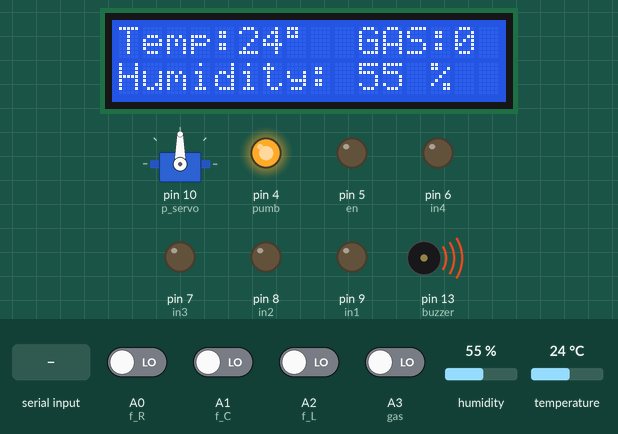
Recording of a sketch running on a simulated Arduino Uno, built with avr-gcc and run on an emulated ATmega328P. Shown: servo, 16×2 character LCD, output pins drawn as LEDs (lit = HIGH), buzzer (waves = sounding, pin HIGH). Dashed ring = blinking. Inputs (shaded band) come from the test bench; at power-on: A0 (f_R), A1 (f_C), A2 (f_L), A3 (gas) LOW, humidity 55 %, temperature 24 °C. The modem accepts every AT command (registered, SIM ready, sends succeed) and sends nothing else.

Above: at 2.3 s.
2.4 s: "u" received over Serial
At 7.5 s:
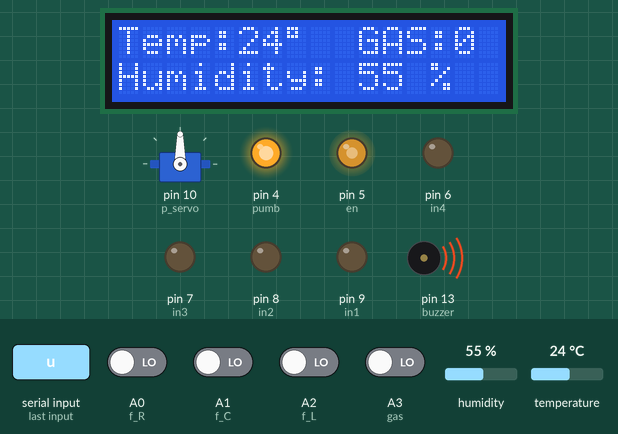
8.3 s: A2 (f_L) driven HIGH
At 10.2 s:
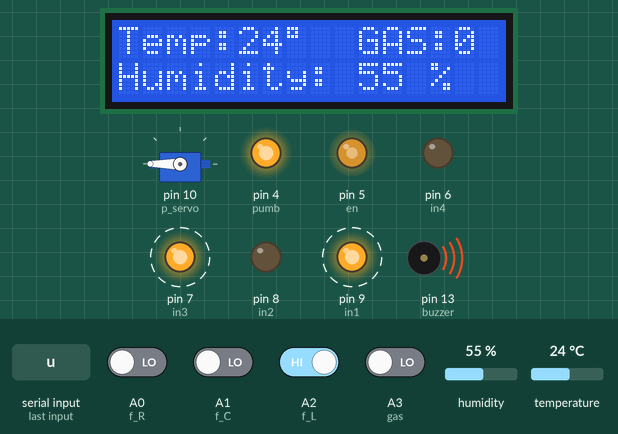
17.5 s: A0 (f_R) driven HIGH
At 19.4 s:
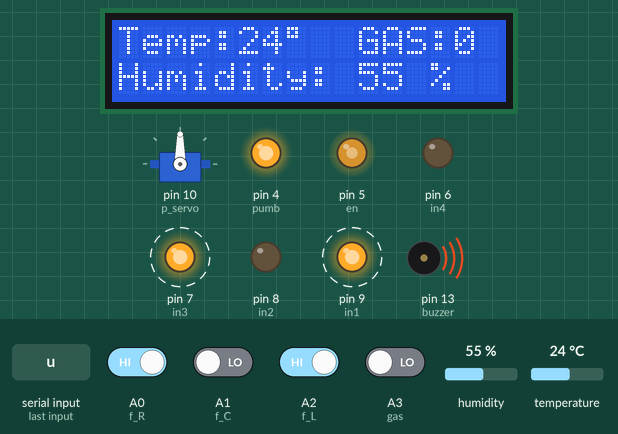
25.2 s: A1 (f_C) driven HIGH
At 26.5 s:
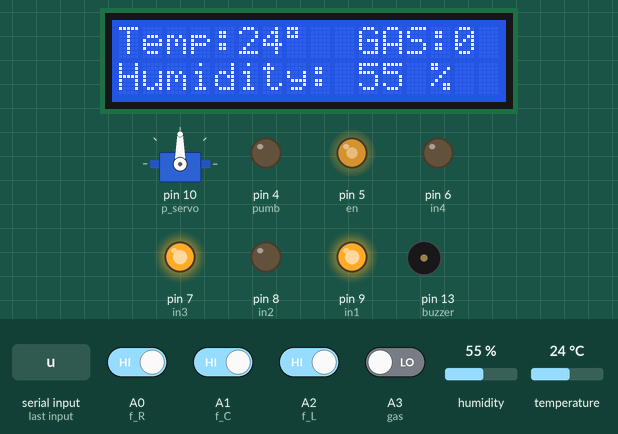
27.3 s: "r" received over Serial
At 28.6 s:
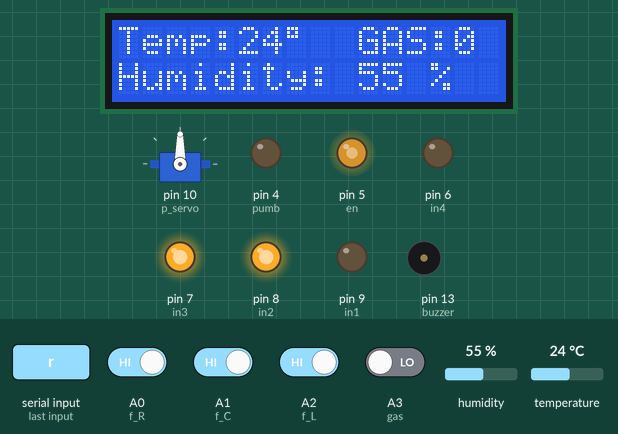
28.9 s: "d" received over Serial
At 29.9 s:
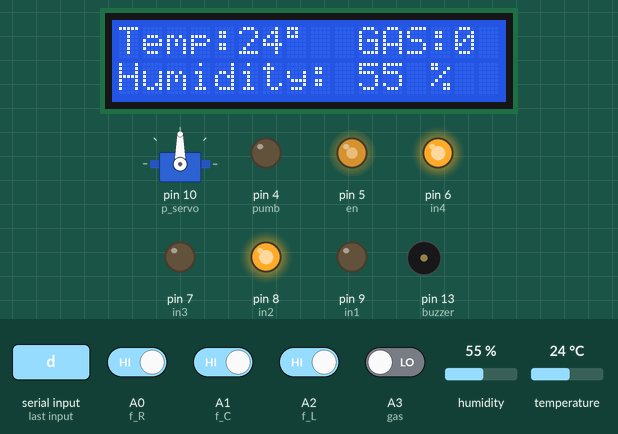
Timing chart, 0 to 31.5 s (numbered marks = the images above; inputs shaded):
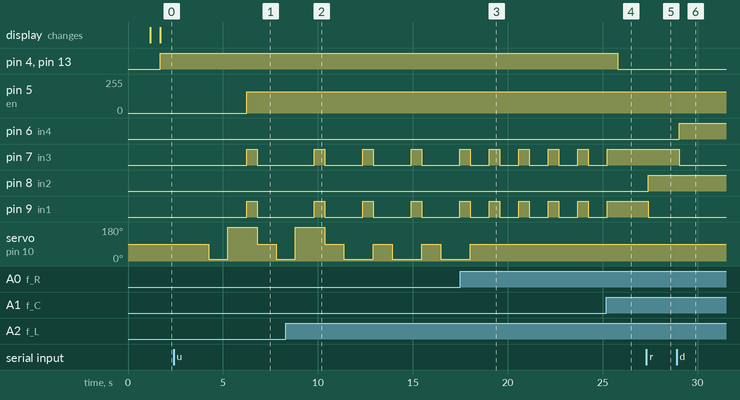

The sketch:

fire_Truc.ino
```cpp
#include <Servo.h>
Servo p_servo;

#include <Wire.h>
#include <LiquidCrystal_I2C.h>

LiquidCrystal_I2C lcd(0x20, 16, 2);  // by frank de Brabander
#include <DHT11.h>                   // by Dhruba saha
DHT11 dht11(11);
#include <SoftwareSerial.h>
SoftwareSerial gsm(3, 2);

#define en 5   // speed
#define in1 9  // R
#define in2 8  // R
#define in3 7  // L
#define in4 6  // L
#define buzzer 13
#define pumb 4

#define f_L A2
#define f_C A1
#define f_R A0
#define gas A3


int speed = 160;
unsigned long last;
int temperature = 0;
int humidity = 0;

int sens_R, sens_C, sens_L;
char incom = 'z';
uint8_t detict = LOW;
uint8_t no_detict = HIGH;
uint8_t ON = HIGH;
uint8_t OFF = LOW;
bool msg = true;
int gas_r=0;
void setup() {
  Serial.begin(9600);
  gsm.begin(9600);
  p_servo.attach(10);
  p_servo.write(90);

  pinMode(in1, OUTPUT);
  pinMode(in2, OUTPUT);
  pinMode(in3, OUTPUT);
  pinMode(in4, OUTPUT);
  pinMode(en, OUTPUT);
  pinMode(buzzer, OUTPUT);
  pinMode(pumb, OUTPUT);

  pinMode(f_L, INPUT);
  pinMode(f_C, INPUT);
  pinMode(f_R, INPUT);
  pinMode(gas, INPUT);


  lcd.init();
  lcd.init();
  lcd.backlight();
  lcd.setCursor(3, 0);
  lcd.print("FIRE TRUCK");
  delay(1000);
  lcd.clear();
}


void loop() {

  if (Serial.available() > 0) {
    incom = Serial.read();


  }  // end serial
  if (incom == 'u') {
    forward();
  }
  //--------------------------------

  else if (incom == 'r') {
    right();
  }
  //--------------------------------

  else if (incom == 'd') {
    back();
  }
  //--------------------------------

  else if (incom == 'l') {
    left();
  } else if (incom == 's') {
    stop();
  }
  //--------------------------------

  temp_hum();  // ead temp and humid
  read_sens();
  if (sens_C == detict) {

    stop();
    digitalWrite(buzzer, HIGH);
    p_servo.write(90);
    digitalWrite(pumb, ON);
    if (msg) {
      send_message();
      msg = false;
    }
    delay(1000);
  }
  if (sens_R == detict) {
    stop();
    p_servo.write(10);
    digitalWrite(buzzer, HIGH);
    digitalWrite(pumb, ON);
    if (msg) {
      send_message();
      msg = false;
    }
    delay(1000);
  }
  if (sens_L == detict) {
    stop();
    digitalWrite(buzzer, HIGH);
    p_servo.write(180);
    digitalWrite(pumb, ON);
    if (msg) {
      send_message();
      msg = false;
    }
    delay(1000);
  }
  if (sens_C == no_detict && sens_R == no_detict && sens_L == no_detict) {
    digitalWrite(buzzer, LOW);
    digitalWrite(pumb, OFF);
    if (!msg) {

      msg = true;
    }
  }

}  // end loop

void read_sens() {
  sens_R = digitalRead(f_R);
  sens_C = digitalRead(f_C);
  sens_L = digitalRead(f_L);
  gas_r= digitalRead(gas);
}
void temp_hum() {

  int result = dht11.readTemperatureHumidity(temperature, humidity);
  if (result == 0) {
    // lcd
    if (millis() - last >= 1000) {
      last = millis();
      screen(temperature, humidity);
    }
  }
}

void forward() {
  analogWrite(en, speed);
  digitalWrite(in1, HIGH);
  digitalWrite(in2, LOW);
  digitalWrite(in3, HIGH);
  digitalWrite(in4, LOW);
}
void back() {
  analogWrite(en, speed);
  digitalWrite(in1, LOW);
  digitalWrite(in2, HIGH);
  digitalWrite(in3, LOW);
  digitalWrite(in4, HIGH);
}
void right() {
  analogWrite(en, speed);
  digitalWrite(in1, LOW);
  digitalWrite(in2, HIGH);
  digitalWrite(in3, HIGH);
  digitalWrite(in4, LOW);
}
void left() {
  analogWrite(en, speed);
  digitalWrite(in1, HIGH);
  digitalWrite(in2, LOW);
  digitalWrite(in3, LOW);
  digitalWrite(in4, HIGH);
}
void stop() {
  digitalWrite(in1, LOW);
  digitalWrite(in2, LOW);
  digitalWrite(in3, LOW);
  digitalWrite(in4, LOW);
}

void send_message() {

  gsm.println("AT+CMGF=1");
  delay(500);
  gsm.println("AT+CMGS=\"+201093978618\"\r");
  delay(500);
  gsm.print("Warning! Fire detected!");
  delay(500);
  gsm.write(26);
}

void screen(int t, int h) {
  lcd.clear();
  lcd.setCursor(0, 0);
  lcd.print("Temp:");
  lcd.setCursor(5, 0);
  lcd.print(t);
  lcd.write(223);
  lcd.setCursor(10, 0);
  lcd.print("GAS:");
  lcd.print(gas_r);
  lcd.setCursor(0, 1);
  lcd.print("Humidity:");
  lcd.setCursor(10, 1);
  lcd.print(h);
  lcd.print(" %");
}
```

Measured:
- after the input at 2.4 s, pin 5 (en): 0/255 → 160/255 after 3.9 s; pin 7 (in3), pin 9 (in1): LOW → HIGH after 3.9 s, → LOW 0.55 s later
- after the input at 8.3 s, pin 7 (in3), pin 9 (in1): alternates HIGH for 0.55 s and LOW for 2.0 s, starting after 4.1 s
- after the input at 17.5 s, pin 7 (in3), pin 9 (in1): alternates HIGH for 0.55 s and LOW for 1.0 s, starting after 1.5 s; servo on pin 10 (p_servo): goes on until 18.0 s, then stays 90°
- after the input at 25.2 s, pin 4 (pumb), pin 13 (buzzer): HIGH → LOW after 0.61 s; pin 7 (in3), pin 9 (in1): goes on until 25.3 s, then stays HIGH
- after the input at 27.3 s, pin 8 (in2): LOW → HIGH after 0.11 s; pin 9 (in1): HIGH → LOW after 0.11 s
- after the input at 28.9 s, pin 6 (in4): LOW → HIGH after 0.14 s; pin 7 (in3): HIGH → LOW after 0.14 s
- by itself, servo on pin 10 (p_servo): repeats every 2.6 s: 90° 1.0 s, 10° 1.6 s
